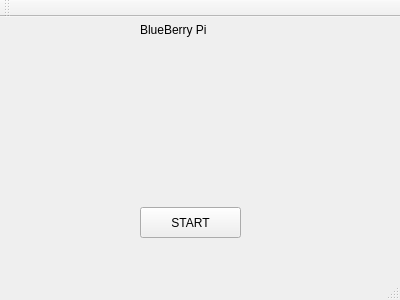
<?xml version="1.0" encoding="UTF-8"?>
<ui version="4.0">
 <class>MainWindow</class>
 <widget class="QMainWindow" name="MainWindow">
  <property name="geometry">
   <rect>
    <x>0</x>
    <y>0</y>
    <width>400</width>
    <height>300</height>
   </rect>
  </property>
  <property name="windowTitle">
   <string>MainWindow</string>
  </property>
  <widget class="QWidget" name="centralWidget">
   <widget class="QLabel" name="label">
    <property name="geometry">
     <rect>
      <x>90</x>
      <y>-40</y>
      <width>191</width>
      <height>301</height>
     </rect>
    </property>
    <property name="text">
     <string/>
    </property>
    <property name="pixmap">
     <pixmap>../Downloads/preview.png</pixmap>
    </property>
    <property name="scaledContents">
     <bool>true</bool>
    </property>
   </widget>
   <widget class="QPushButton" name="StartButton">
    <property name="geometry">
     <rect>
      <x>140</x>
      <y>190</y>
      <width>101</width>
      <height>31</height>
     </rect>
    </property>
    <property name="text">
     <string>START</string>
    </property>
   </widget>
   <widget class="QLabel" name="label_2">
    <property name="geometry">
     <rect>
      <x>140</x>
      <y>0</y>
      <width>100</width>
      <height>25</height>
     </rect>
    </property>
    <property name="text">
     <string>BlueBerry Pi</string>
    </property>
   </widget>
  </widget>
  <widget class="QMenuBar" name="menuBar">
   <property name="geometry">
    <rect>
     <x>0</x>
     <y>0</y>
     <width>400</width>
     <height>27</height>
    </rect>
   </property>
  </widget>
  <widget class="QToolBar" name="mainToolBar">
   <attribute name="toolBarArea">
    <enum>TopToolBarArea</enum>
   </attribute>
   <attribute name="toolBarBreak">
    <bool>false</bool>
   </attribute>
  </widget>
  <widget class="QStatusBar" name="statusBar"/>
 </widget>
 <layoutdefault spacing="6" margin="11"/>
 <resources/>
 <connections/>
</ui>
